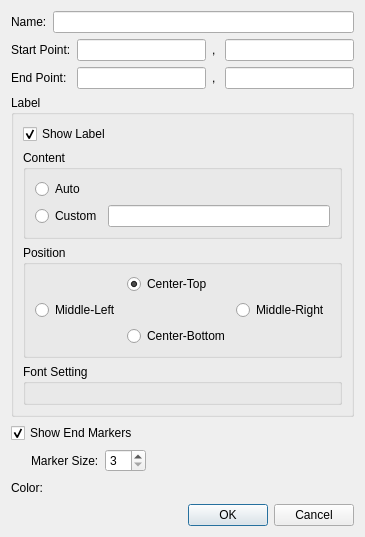
<?xml version="1.0" encoding="UTF-8"?>
<ui version="4.0">
 <class>DistanceMeasurePropertyDialog</class>
 <widget class="QDialog" name="DistanceMeasurePropertyDialog">
  <property name="geometry">
   <rect>
    <x>0</x>
    <y>0</y>
    <width>361</width>
    <height>489</height>
   </rect>
  </property>
  <property name="windowTitle">
   <string>Distance Measure Property</string>
  </property>
  <layout class="QVBoxLayout" name="verticalLayout_3">
   <item>
    <layout class="QHBoxLayout" name="horizontalLayout">
     <item>
      <widget class="QLabel" name="nameLabel">
       <property name="text">
        <string>Name:</string>
       </property>
      </widget>
     </item>
     <item>
      <widget class="QLineEdit" name="nameLineEdit"/>
     </item>
    </layout>
   </item>
   <item>
    <layout class="QGridLayout" name="gridLayout_2">
     <item row="0" column="0">
      <widget class="QLabel" name="startPointLabel">
       <property name="text">
        <string>Start Point:</string>
       </property>
      </widget>
     </item>
     <item row="0" column="1">
      <widget class="RealNumberEditWidget" name="startPointXEdit"/>
     </item>
     <item row="0" column="2">
      <widget class="QLabel" name="startPointCommaLabel">
       <property name="text">
        <string>, </string>
       </property>
      </widget>
     </item>
     <item row="0" column="3">
      <widget class="RealNumberEditWidget" name="startPointYEdit"/>
     </item>
     <item row="1" column="0">
      <widget class="QLabel" name="endPointLabel">
       <property name="text">
        <string>End Point:</string>
       </property>
      </widget>
     </item>
     <item row="1" column="1">
      <widget class="RealNumberEditWidget" name="endPointXEdit"/>
     </item>
     <item row="1" column="2">
      <widget class="QLabel" name="endPointCommaLabel">
       <property name="text">
        <string>, </string>
       </property>
      </widget>
     </item>
     <item row="1" column="3">
      <widget class="RealNumberEditWidget" name="endPointYEdit"/>
     </item>
    </layout>
   </item>
   <item>
    <widget class="QGroupBox" name="labelGroupBox">
     <property name="title">
      <string>Label</string>
     </property>
     <layout class="QVBoxLayout" name="verticalLayout_2">
      <item>
       <widget class="QCheckBox" name="showLabelCheckBox">
        <property name="text">
         <string>Show Label</string>
        </property>
        <property name="checked">
         <bool>true</bool>
        </property>
       </widget>
      </item>
      <item>
       <widget class="QGroupBox" name="groupBox_2">
        <property name="title">
         <string>Content</string>
        </property>
        <layout class="QGridLayout" name="gridLayout_3" columnstretch="0,1">
         <item row="0" column="0">
          <widget class="QRadioButton" name="labelAutoRadioButton">
           <property name="text">
            <string>Auto</string>
           </property>
          </widget>
         </item>
         <item row="0" column="1">
          <widget class="QLabel" name="autoLabelLabel">
           <property name="text">
            <string/>
           </property>
          </widget>
         </item>
         <item row="1" column="0">
          <widget class="QRadioButton" name="labelCustomRadioButton">
           <property name="text">
            <string>Custom</string>
           </property>
          </widget>
         </item>
         <item row="1" column="1">
          <widget class="QLineEdit" name="customLabelLineEdit"/>
         </item>
        </layout>
       </widget>
      </item>
      <item>
       <layout class="QHBoxLayout" name="horizontalLayout_2">
        <item>
         <widget class="QGroupBox" name="groupBox_3">
          <property name="title">
           <string>Position</string>
          </property>
          <layout class="QGridLayout" name="gridLayout">
           <item row="0" column="1">
            <widget class="QRadioButton" name="lpCenterTop">
             <property name="text">
              <string>Center-Top</string>
             </property>
             <property name="checked">
              <bool>true</bool>
             </property>
            </widget>
           </item>
           <item row="1" column="0">
            <widget class="QRadioButton" name="lpMiddleLeft">
             <property name="text">
              <string>Middle-Left</string>
             </property>
            </widget>
           </item>
           <item row="1" column="2">
            <widget class="QRadioButton" name="lpMiddleRight">
             <property name="text">
              <string>Middle-Right</string>
             </property>
            </widget>
           </item>
           <item row="2" column="1">
            <widget class="QRadioButton" name="lpCenterBottom">
             <property name="text">
              <string>Center-Bottom</string>
             </property>
            </widget>
           </item>
          </layout>
         </widget>
        </item>
        <item>
         <spacer name="horizontalSpacer">
          <property name="orientation">
           <enum>Qt::Horizontal</enum>
          </property>
          <property name="sizeHint" stdset="0">
           <size>
            <width>40</width>
            <height>20</height>
           </size>
          </property>
         </spacer>
        </item>
       </layout>
      </item>
      <item>
       <widget class="QGroupBox" name="groupBox_4">
        <property name="title">
         <string>Font Setting</string>
        </property>
        <layout class="QVBoxLayout" name="verticalLayout">
         <item>
          <widget class="vtkTextPropertySettingWidget" name="labelFontSettingWidget" native="true"/>
         </item>
        </layout>
       </widget>
      </item>
     </layout>
    </widget>
   </item>
   <item>
    <widget class="QCheckBox" name="showMarkersCheckBox">
     <property name="text">
      <string>Show End Markers</string>
     </property>
     <property name="checked">
      <bool>true</bool>
     </property>
    </widget>
   </item>
   <item>
    <layout class="QHBoxLayout" name="horizontalLayout_3">
     <item>
      <spacer name="horizontalSpacer_2">
       <property name="orientation">
        <enum>Qt::Horizontal</enum>
       </property>
       <property name="sizeType">
        <enum>QSizePolicy::Fixed</enum>
       </property>
       <property name="sizeHint" stdset="0">
        <size>
         <width>20</width>
         <height>20</height>
        </size>
       </property>
      </spacer>
     </item>
     <item>
      <widget class="QLabel" name="markerSizeLabel">
       <property name="text">
        <string>Marker Size:</string>
       </property>
      </widget>
     </item>
     <item>
      <widget class="QSpinBox" name="markerSizeSpinBox">
       <property name="minimum">
        <number>3</number>
       </property>
       <property name="maximum">
        <number>15</number>
       </property>
      </widget>
     </item>
     <item>
      <spacer name="horizontalSpacer_3">
       <property name="orientation">
        <enum>Qt::Horizontal</enum>
       </property>
       <property name="sizeHint" stdset="0">
        <size>
         <width>40</width>
         <height>20</height>
        </size>
       </property>
      </spacer>
     </item>
    </layout>
   </item>
   <item>
    <layout class="QHBoxLayout" name="horizontalLayout_5">
     <item>
      <widget class="QLabel" name="colorLabel">
       <property name="text">
        <string>Color:</string>
       </property>
      </widget>
     </item>
     <item>
      <widget class="ColorEditWidget" name="colorWidget">
       <property name="text">
        <string/>
       </property>
      </widget>
     </item>
     <item>
      <spacer name="horizontalSpacer_5">
       <property name="orientation">
        <enum>Qt::Horizontal</enum>
       </property>
       <property name="sizeHint" stdset="0">
        <size>
         <width>40</width>
         <height>20</height>
        </size>
       </property>
      </spacer>
     </item>
    </layout>
   </item>
   <item>
    <spacer name="verticalSpacer">
     <property name="orientation">
      <enum>Qt::Vertical</enum>
     </property>
     <property name="sizeHint" stdset="0">
      <size>
       <width>20</width>
       <height>1</height>
      </size>
     </property>
    </spacer>
   </item>
   <item>
    <widget class="QDialogButtonBox" name="buttonBox">
     <property name="orientation">
      <enum>Qt::Horizontal</enum>
     </property>
     <property name="standardButtons">
      <set>QDialogButtonBox::Cancel|QDialogButtonBox::Ok</set>
     </property>
    </widget>
   </item>
  </layout>
 </widget>
 <customwidgets>
  <customwidget>
   <class>ColorEditWidget</class>
   <extends>QLabel</extends>
   <header>guibase/widget/coloreditwidget.h</header>
   <container>1</container>
  </customwidget>
  <customwidget>
   <class>RealNumberEditWidget</class>
   <extends>QLineEdit</extends>
   <header>guibase/widget/realnumbereditwidget.h</header>
  </customwidget>
  <customwidget>
   <class>vtkTextPropertySettingWidget</class>
   <extends>QWidget</extends>
   <header>guibase/vtktextpropertysettingwidget.h</header>
   <container>1</container>
  </customwidget>
 </customwidgets>
 <resources/>
 <connections>
  <connection>
   <sender>buttonBox</sender>
   <signal>accepted()</signal>
   <receiver>DistanceMeasurePropertyDialog</receiver>
   <slot>accept()</slot>
   <hints>
    <hint type="sourcelabel">
     <x>266</x>
     <y>371</y>
    </hint>
    <hint type="destinationlabel">
     <x>157</x>
     <y>274</y>
    </hint>
   </hints>
  </connection>
  <connection>
   <sender>buttonBox</sender>
   <signal>rejected()</signal>
   <receiver>DistanceMeasurePropertyDialog</receiver>
   <slot>reject()</slot>
   <hints>
    <hint type="sourcelabel">
     <x>319</x>
     <y>371</y>
    </hint>
    <hint type="destinationlabel">
     <x>286</x>
     <y>274</y>
    </hint>
   </hints>
  </connection>
  <connection>
   <sender>showLabelCheckBox</sender>
   <signal>toggled(bool)</signal>
   <receiver>groupBox_2</receiver>
   <slot>setEnabled(bool)</slot>
   <hints>
    <hint type="sourcelabel">
     <x>59</x>
     <y>106</y>
    </hint>
    <hint type="destinationlabel">
     <x>59</x>
     <y>186</y>
    </hint>
   </hints>
  </connection>
  <connection>
   <sender>showLabelCheckBox</sender>
   <signal>toggled(bool)</signal>
   <receiver>groupBox_3</receiver>
   <slot>setEnabled(bool)</slot>
   <hints>
    <hint type="sourcelabel">
     <x>40</x>
     <y>106</y>
    </hint>
    <hint type="destinationlabel">
     <x>50</x>
     <y>285</y>
    </hint>
   </hints>
  </connection>
  <connection>
   <sender>showMarkersCheckBox</sender>
   <signal>toggled(bool)</signal>
   <receiver>markerSizeSpinBox</receiver>
   <slot>setEnabled(bool)</slot>
   <hints>
    <hint type="sourcelabel">
     <x>64</x>
     <y>300</y>
    </hint>
    <hint type="destinationlabel">
     <x>117</x>
     <y>324</y>
    </hint>
   </hints>
  </connection>
 </connections>
</ui>
